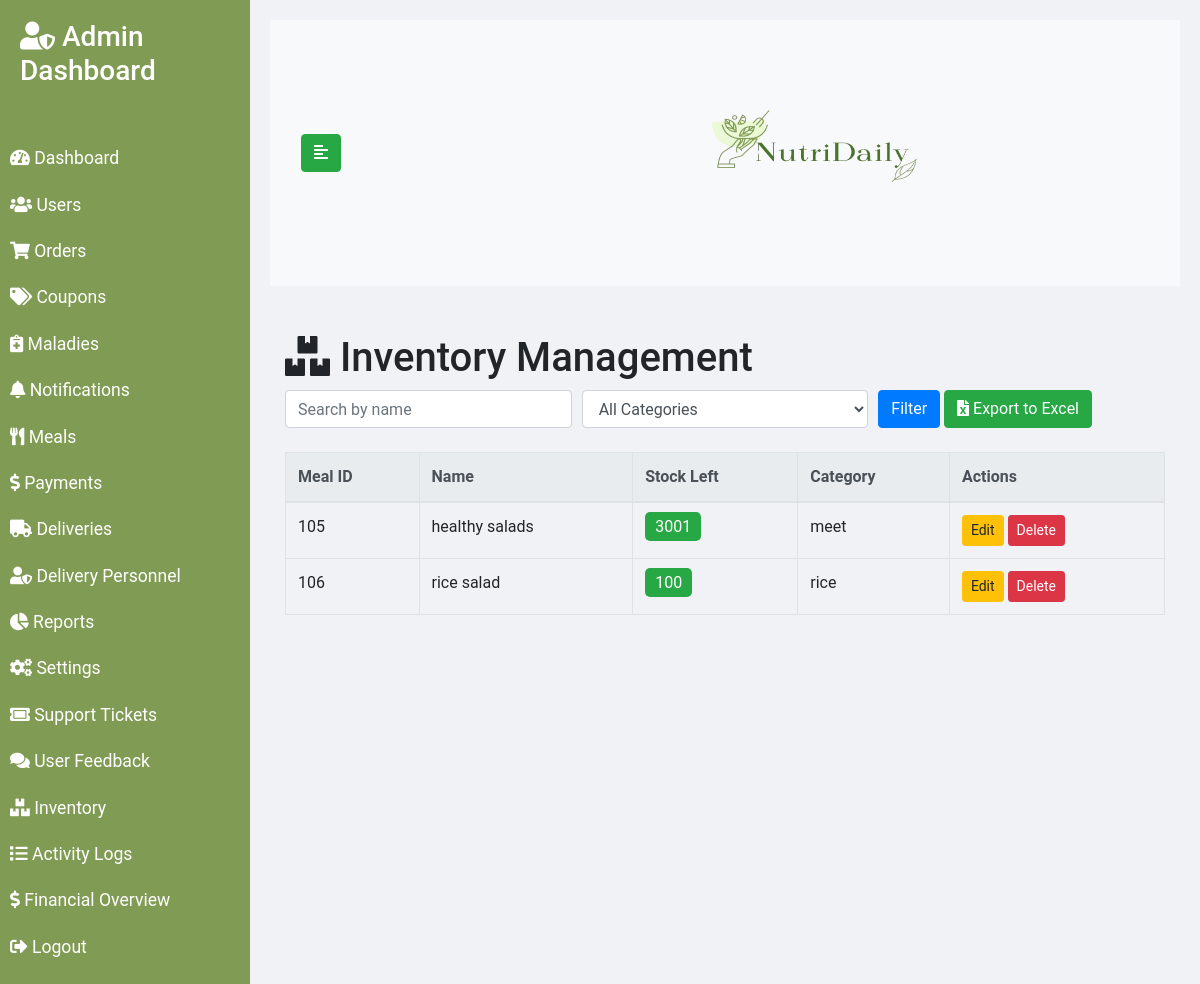
The page /inventory.php (signed in) on the database its author committed.
### tables this page shows
CREATE TABLE `meals` (
  `meal_id` int(11) NOT NULL,
  `name` varchar(100) DEFAULT NULL,
  `description` text,
  `malady_id` int(11) DEFAULT NULL,
  `price` decimal(10,2) DEFAULT NULL,
  `image` varchar(255) DEFAULT NULL,
  `created_at` timestamp NOT NULL DEFAULT CURRENT_TIMESTAMP,
  `updated_at` timestamp NOT NULL DEFAULT CURRENT_TIMESTAMP ON UPDATE CURRENT_TIMESTAMP,
  `category_id` int(11) DEFAULT NULL,
  `stock` int(11) NOT NULL DEFAULT '0',
  `category` varchar(255) NOT NULL
);

CREATE TABLE `categories` (
  `category_id` int(11) NOT NULL,
  `name` varchar(100) NOT NULL
);

### inventory.php (the view, shortened to what this page needs)
<?php
require 'config/db.php';
$search = isset($_GET['search']) ? $_GET['search'] : '';
$category_filter = isset($_GET['category']) ? $_GET['category'] : '';
$sql = "SELECT meals.meal_id, meals.name, meals.stock, categories.category_id, categories.name AS category_name
        FROM meals
        JOIN categories ON meals.category = categories.category_id
        WHERE meals.name LIKE ? AND (categories.category_id = ? OR ? = '')
        ORDER BY meals.name ASC";
$stmt = $conn->prepare($sql);
$search_param = "%$search%";
$stmt->bind_param("sis", $search_param, $category_filter, $category_filter);
$stmt->execute();
$result = $stmt->get_result();
?>
<!DOCTYPE html>
<html lang="en">
<head>
    <link rel="stylesheet" href="https://maxcdn.bootstrapcdn.com/bootstrap/4.5.2/css/bootstrap.min.css">
    <link rel="stylesheet" href="https://cdnjs.cloudflare.com/ajax/libs/font-awesome/5.15.4/css/all.min.css">
</head>
<body>
<div class="wrapper">
    <nav id="sidebar">
    <div class="sidebar-header">
    <h3><i class="fas fa-user-shield"></i> Admin Dashboard</h3>
    </div>
    <ul class="list-unstyled components">
        <li><a href="dashboard.php"><i class="fas fa-tachometer-alt"></i> Dashboard</a></li>
        <li><a href="users.php"><i class="fas fa-users"></i> Users</a></li>
        <li><a href="orders.php"><i class="fas fa-shopping-cart"></i> Orders</a></li>
        <li><a href="coupons.php"><i class="fas fa-tags"></i> Coupons</a></li>
        <li><a href="maladies.php"><i class="fas fa-notes-medical"></i> Maladies</a></li>
        <li><a href="notifications.php"><i class="fas fa-bell"></i> Notifications</a></li>
        <li><a href="meals.php"><i class="fas fa-utensils"></i> Meals</a></li>
        <li><a href="payments.php"><i class="fas fa-dollar-sign"></i> Payments</a></li>
        <li><a href="deliveries.php"><i class="fas fa-truck"></i> Deliveries</a></li>
        <li><a href="delivers.php"><i class="fas fa-user-shield"></i> Delivery Personnel</a></li>
        <li><a href="reports.php"><i class="fas fa-chart-pie"></i> Reports</a></li>
        <li><a href="settings.php"><i class="fas fa-cogs"></i> Settings</a></li>
        <li><a href="support_tickets.php"><i class="fas fa-ticket-alt"></i> Support Tickets</a></li>
        <li><a href="feedback.php"><i class="fas fa-comments"></i> User Feedback</a></li>
        <li><a href="inventory.php"><i class="fas fa-boxes"></i> Inventory</a></li>
        <li><a href="activity_logs.php"><i class="fas fa-list"></i> Activity Logs</a></li>
        <li><a href="financial_overview.php"><i class="fas fa-dollar-sign"></i> Financial Overview</a></li>
        <li><a href="logout.php"><i class="fas fa-sign-out-alt"></i> Logout</a></li>
    </ul>
</nav>
    <div id="content">
        <nav class="navbar navbar-expand-lg navbar-light bg-light">
            <div class="container-fluid">
                <button type="button" id="sidebarCollapse" class="btn btn-success">
                    <i class="fas fa-align-left"></i>
                </button>
                <div class="ml-auto">
                    <img src="Green_And_White_Aesthetic_Salad_Vegan_Logo__6_-removebg-preview.png" style="margin-right: 230px;height: 250px; width: 60%;" alt="NutriDaily Logo" class="logo">
                </div>
            </div>
        </nav>
        <div class="container mt-5">
            <h1><i class="fas fa-boxes"></i> Inventory Management</h1>
            <form method="GET" class="mb-4">
                <div class="form-row">
                    <div class="col">
                        <input type="text" name="search" class="form-control" placeholder="Search by name" value="<?php echo htmlspecialchars($search); ?>">
                    </div>
                    <div class="col">
                        <select name="category" class="form-control">
                            <option value="">All Categories</option>
                        </select>
                    </div>
                    <div class="col">
                        <button type="submit" class="btn btn-primary">Filter</button>
                        <a href="inventory.php?export=excel" class="btn btn-success"><i class="fas fa-file-excel"></i> Export to Excel</a>
                    </div>
                </div>
            </form>
            <table class="table table-bordered">
                <thead class="thead-light">
                    <tr>
                        <th>Meal ID</th>
                        <th>Name</th>
                        <th>Stock Left</th>
                        <th>Category</th>
                        <th>Actions</th>
                    </tr>
                </thead>
                <tbody>
                    <?php while ($row = $result->fetch_assoc()): ?>
                        <tr>
                            <td><?php echo $row['meal_id']; ?></td>
                            <td><?php echo $row['name']; ?></td>
                            <td>
                                <?php
                                $stock = $row['stock'];
                                $stock_class = $stock > 10 ? 'in-stock' : ($stock > 0 ? 'low-stock' : 'out-of-stock');
                                ?>
                                <span class="stock-status <?php echo $stock_class; ?>" id="stock-<?php echo $row['meal_id']; ?>"><?php echo $stock; ?></span>
                            </td>
                            <td><?php echo $row['category_name']; ?></td>
                            <td>
                                <button class="btn btn-sm btn-warning edit-btn" data-id="<?php echo $row['meal_id']; ?>" data-name="<?php echo $row['name']; ?>" data-stock="<?php echo $row['stock']; ?>" data-category="<?php echo $row['category_id']; ?>">Edit</button>
                                <button class="btn btn-sm btn-danger delete-btn" data-id="<?php echo $row['meal_id']; ?>">Delete</button>
                            </td>
                        </tr>
                    <?php endwhile; ?>
                </tbody>
            </table>
        </div>
    </div>
</div>
</body>
</html>

### inventory.php (style rules this page uses)
body { font-family: 'Roboto', sans-serif; background-color: #f8f9fa; }
.wrapper { display: flex; width: 100%; align-items: stretch; }
#sidebar { min-width: 250px; max-width: 250px; background: #809B53 ; color: #fff; transition: all 0.3s; }
#sidebar .sidebar-header { padding: 20px; background: #809B53 ; }
#sidebar ul.components { padding: 20px 0; }
#sidebar ul li a { padding: 10px; font-size: 1.1em; display: block; color: #fff; }
#content { width: 100%; padding: 20px; min-height: 100vh; background-color: #f1f2f6; }
.stock-status { padding: 5px 10px; border-radius: 5px; color: #fff; }
.in-stock { background-color: #28a745; }

### rows shown on the page
meals: meal_id "105", name "healthy salads", stock "3001", categories.name "meet"
meals: meal_id "106", name "rice salad", stock "100", categories.name "rice"
